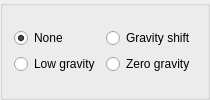
          <widget class="QGroupBox" name="groupBox_21">
           <property name="title">
            <string/>
           </property>
           <layout class="QVBoxLayout" name="verticalLayout_77">
            <item>
             <layout class="QGridLayout" name="gridLayout_13">
              <item row="1" column="0">
               <widget class="QRadioButton" name="radioButton_22">
                <property name="text">
                 <string>Low gravity</string>
                </property>
               </widget>
              </item>
              <item row="0" column="0">
               <widget class="QRadioButton" name="radioButton_20">
                <property name="text">
                 <string>None</string>
                </property>
                <property name="checked">
                 <bool>true</bool>
                </property>
               </widget>
              </item>
              <item row="1" column="1">
               <widget class="QRadioButton" name="radioButton_23">
                <property name="text">
                 <string>Zero gravity</string>
                </property>
               </widget>
              </item>
              <item row="0" column="1">
               <widget class="QRadioButton" name="radioButton_21">
                <property name="text">
                 <string>Gravity shift</string>
                </property>
               </widget>
              </item>
             </layout>
            </item>
           </layout>
          </widget>
